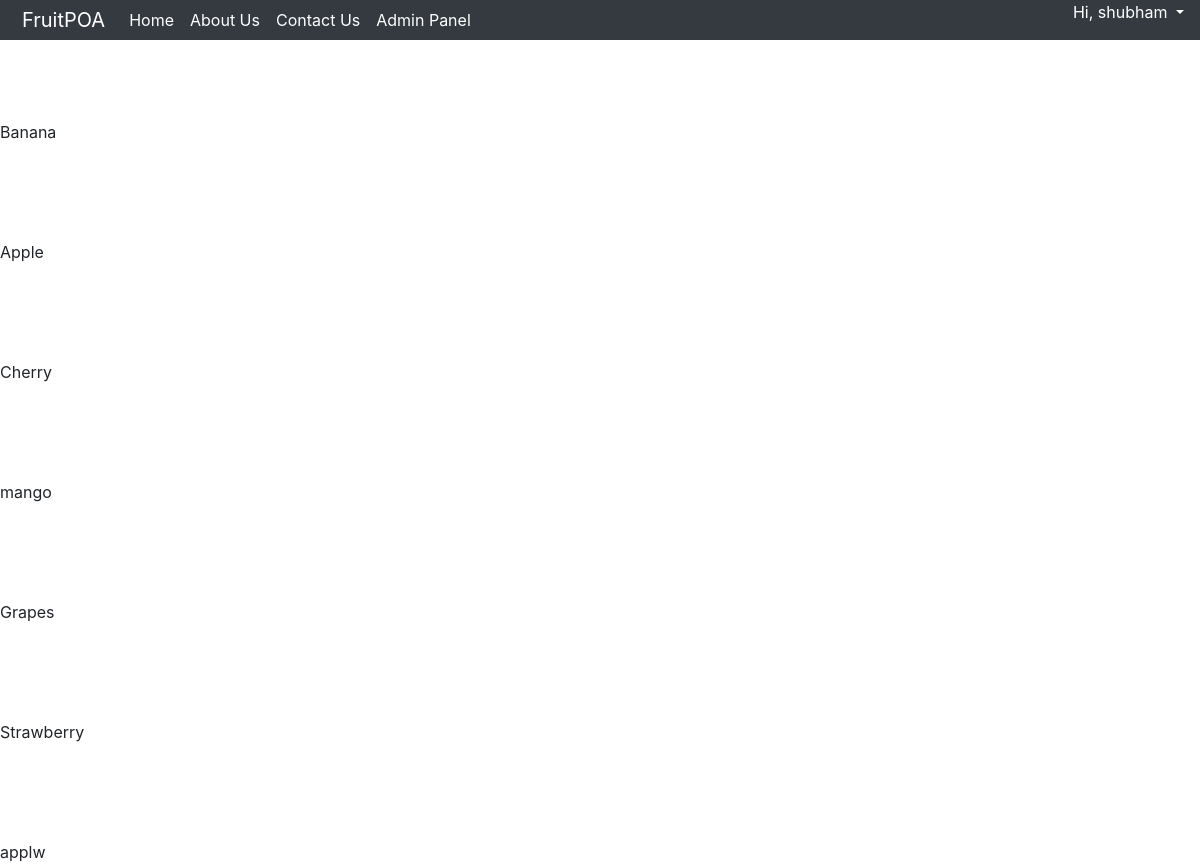
/adddata.php (signed in), run on the app's committed database.
### tables this page shows
CREATE TABLE `u_registration` (
  `id` int(11) NOT NULL,
  `Username` varchar(15) NOT NULL,
  `Passwords` varchar(20) NOT NULL,
  `C_Name` text NOT NULL,
  `Address` varchar(50) NOT NULL,
  `email` varchar(40) NOT NULL,
  `DOB` date NOT NULL,
  `Gender` text NOT NULL,
  `Age` int(10) NOT NULL,
  `Phone_no` varchar(12) NOT NULL,
  `date` date NOT NULL,
  `isAdmin` int(11) NOT NULL,
  `fruitid` int(10) NOT NULL,
  `Banana` int(10) DEFAULT NULL,
  `Apple` int(10) DEFAULT NULL,
  `Cherry` int(10) DEFAULT NULL,
  `mango` int(10) DEFAULT NULL,
  `Grapes` int(10) DEFAULT NULL,
  `Strawberry` int(10) DEFAULT NULL,
  `applw` int(10) NOT NULL
);

CREATE TABLE `fruitdata` (
  `id` int(15) NOT NULL,
  `Name` varchar(50) NOT NULL,
  `Discription` varchar(300) NOT NULL,
  `ImgURl` varchar(100) NOT NULL,
  `Quantity` int(11) NOT NULL,
  `Price` int(6) NOT NULL,
  `pur_price` int(6) NOT NULL,
  `sold_items` int(10) NOT NULL,
  `profit` int(10) NOT NULL
);

### adddata.php (the view, shortened to what this page needs)
<?php
include('navbar.php');
$sql = "select * from fruitdata";
$data = mysqli_query($link,$sql);
while ( $row = mysqli_fetch_array( $data ) ) {
echo $row[1];
}
?>

### navbar.php (shortened to what this page needs)
<html>
<head>
</head>
<link rel="stylesheet" href="https://stackpath.bootstrapcdn.com/bootstrap/4.1.3/css/bootstrap.min.css">
<body>
	<nav class="navbar fixed-top navbar-expand-lg navbar-dark bg-dark"> <a class="navbar-brand" href="index.php">FruitPOA</a>
	  <div class="collapse navbar-collapse" id="navbarSupportedContent1">
		<ul class="navbar-nav mr-auto">
		  <li class="nav-item active"> <a class="nav-link" href="index.php">Home <span class="sr-only">(current)</span></a> </li>
		  <li class="nav-item active"> <a class="nav-link" href="aboutUs.php">About Us <span class="sr-only">(current)</span></a> </li>
		  <li class="nav-item active"> <a class="nav-link" href="ContactUs.php">Contact Us <span class="sr-only">(current)</span></a> </li>
		  <li class="nav-item active" id="adminpanel"> <a class="nav-link" href="adminpanel.php">Admin Panel <span class="sr-only">(current)</span></a> </li>
		</ul>
		  <?php
		require_once("DB_controller.php");
		$user = $_SESSION['login'];
		$query = "SELECT * FROM u_registration WHERE Username = '$user'";
		$sql = mysqli_query($link,$query);
		while($row = mysqli_fetch_array($sql)){
			$arr = explode(' ',trim($row[3]));
	  ?>
		<div class="dropdown show log">
			<p style="color:white" id="name" class="dropdown-toggle" href="#" role="button" data-toggle="dropdown" aria-haspopup="true" aria-expanded="false">Hi,
			<?php echo $arr[0];	}?><img class="userimg" src="img/apricot.jpg">  </p>
		</div>
		</div>
	</nav>
</body>
</html>

### navbar.php (style rules this page uses)
.navbar { height:40px; padding: 0px; }
.navbar-brand { padding-left: 6px; }
#name { text-decoration: none; color: white; }

### data on the page
u_registration: C_Name "shubham"
fruitdata: Name "Banana"
fruitdata: Name "Apple"
fruitdata: Name "Cherry"
fruitdata: Name "mango"
fruitdata: Name "Grapes"
fruitdata: Name "Strawberry"
fruitdata: Name "applw"
